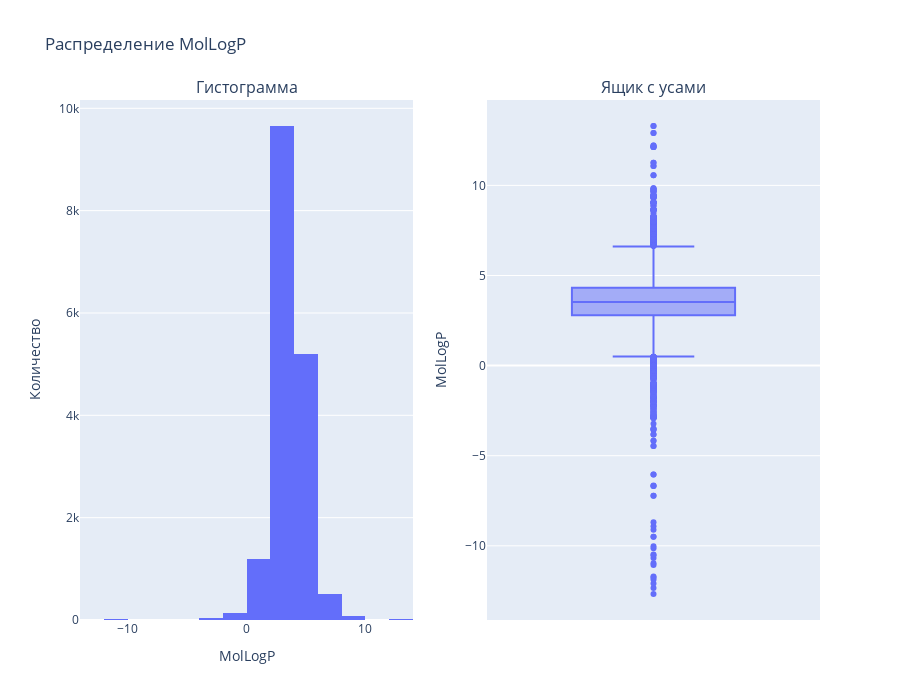

The code cell stored with this chart in its notebook:
### Markdown cell above
## `MolLogP`

MolLogP является мерой липофильности — способности соединения растворяться в жирах, маслах и липидах. Этот параметр критически важен для абсорбции, распределения, метаболизма и выведения (ADME) лекарственного средства.

Теоретически возможный диапазон от примерно −10 до +10. Типичный для малых молекул (drug-like) - от −2 до +5. Выбросы (аномальные значения) - меньше −3 или больше 7.

### Code cell
plot_distribution(df, 'MolLogP', 24)

### Figure 1 — Plotly figure (JSON) as saved in the notebook; plotly's stock layout.template omitted (floating-point values rounded to 4 significant figures; data arrays with more than 128 entries replaced by an {"elided": "..."} marker saying what was removed)
{"data": [{"bingroup": "x", "hovertemplate": "MolLogP=%{x}<br>count=%{y}<extra></extra>", "legendgroup": "", "marker": {"color": "#636efa", "pattern": {"shape": ""}}, "name": "", "nbinsx": 24, "orientation": "v", "showlegend": false, "type": "histogram", "x": {"elided": "16853 float values"}, "xaxis": "x", "yaxis": "y"}, {"alignmentgroup": "True", "hovertemplate": "MolLogP=%{y}<extra></extra>", "legendgroup": "", "marker": {"color": "#636efa"}, "name": "", "notched": false, "offsetgroup": "", "orientation": "v", "showlegend": false, "type": "box", "x0": " ", "xaxis": "x2", "y": {"elided": "16853 float values"}, "y0": " ", "yaxis": "y2"}], "layout": {"annotations": [{"font": {"size": 16}, "showarrow": false, "text": "Гистограмма", "x": 0.225, "xanchor": "center", "xref": "paper", "y": 1, "yanchor": "bottom", "yref": "paper"}, {"font": {"size": 16}, "showarrow": false, "text": "Ящик с усами", "x": 0.775, "xanchor": "center", "xref": "paper", "y": 1, "yanchor": "bottom", "yref": "paper"}], "height": 700, "showlegend": false, "title": {"text": "Распределение MolLogP"}, "xaxis": {"anchor": "y", "domain": [0, 0.45], "title": {"text": "MolLogP"}}, "xaxis2": {"anchor": "y2", "domain": [0.55, 1]}, "yaxis": {"anchor": "x", "domain": [0, 1], "title": {"text": "Количество"}}, "yaxis2": {"anchor": "x2", "domain": [0, 1], "title": {"text": "MolLogP"}}}}
